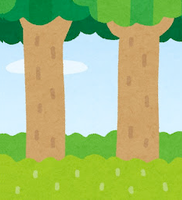
#> input picture 2022/Pillow/05/images/img_back.png, 182 x 200 px
$ python main.py
#> lines starting #> are read from the running program, lines starting #| are printed output that depends on the picture; after the words box and inside, x2 and y2 are one past the last pixel; in counts of white or black regions, pixels touching at a corner belong together
# coding: utf-8

"""
画像の生成
"""

import numpy as np
from PIL import Image

W = 256
H = 256
SIZE = (W, H)

# 例1
def sample01():

	# Black
	img_black = Image.new("L", SIZE)
#> img_black: PIL image 256x256 L; every value is 0
	img_black.save("img_black.png")

	# Gray
	img_gray = Image.new("L", SIZE, color=128)
#> img_gray: PIL image 256x256 L; every value is 128
	img_gray.save("img_gray.png")

	# RGB
	img_red = Image.new("RGB", SIZE, color=(255, 0, 0))
	img_red.save("img_red.png")

	img_green = Image.new("RGB", SIZE, color="#00FF00")
	img_green.save("img_green.png")

	img_blue = Image.new("RGB", SIZE, color="blue")
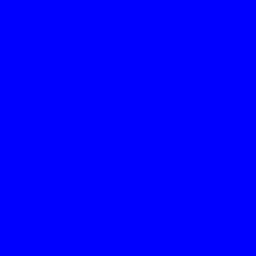
#> img_blue: PIL image 256x256 RGB; mean R, G, B 0, 0, 255
	img_blue.save("img_blue.png")

sample01()

# 例2
def sample02():

	# Bytes
	img_black = Image.frombytes("L", SIZE, bytes([0]*W*H))
	img_black.save("img_bytes_black.png")

	# Gradiation
	img_grad_h = Image.frombytes("L", SIZE, bytes(list(range(W))*H))
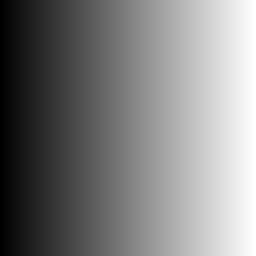
#> img_grad_h: PIL image 256x256 L; min 0, max 255, mean 127.5
	img_grad_h.save("img_bytes_grad_h.png")

	img_grad_v = Image.frombytes("L", SIZE, bytes(list(range(W))*H))
	img_grad_v = img_grad_v.rotate(90)
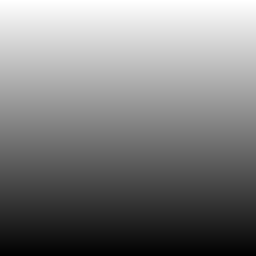
#> img_grad_v: PIL image 256x256 L; min 0, max 255, mean 127.5
	img_grad_v.save("img_bytes_grad_v.png")

	# RGB
	img_rgb_red = Image.frombytes("RGB", SIZE, bytes([255, 0, 0]*W*H))
	img_rgb_red.save("img_bytes_rgb_red.png")

	img_rgb_white = Image.frombytes("RGB", SIZE, bytes([255]*W*H*3))
#> img_rgb_white: PIL image 256x256 RGB; every value is 255
	img_rgb_white.save("img_bytes_rgb_white.png")

	arr_pink = bytearray([255]*W*H*3) # bytesは値を変更できない
	for i in range(1, len(arr_pink), 3):
		arr_pink[i] = 0 # Blueのみ0
	img_rgb_pink = Image.frombytes("RGB", SIZE, bytes(arr_pink))
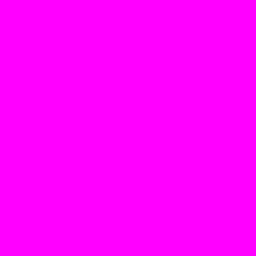
#> img_rgb_pink: PIL image 256x256 RGB; mean R, G, B 255, 0, 255
	img_rgb_pink.save("img_bytes_rgb_pink.png")

	arr_grad = bytearray([255]*W*H*3) # bytesは値を変更できない
	for i in range(1, len(arr_grad), 3):
		arr_grad[i] = (i // 3) % 256 # 0 ~ 255
	img_rgb_grad = Image.frombytes("RGB", SIZE, bytes(arr_grad))
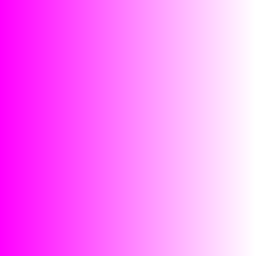
#> img_rgb_grad: PIL image 256x256 RGB; mean R, G, B 255, 127.5, 255
	img_rgb_grad.save("img_bytes_rgb_grad.png")

sample02()

# 例3
def sample03():

	# Image -> Bytes
	img_back = Image.open("./images/img_back.png")
#> img_back is the input picture: PIL image 182x200 RGB; mean R, G, B 164.6, 189.3, 120.9
	img_gray = img_back.convert("L") # RGB -> L
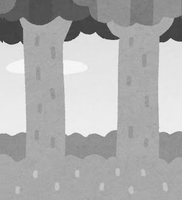
#> img_gray: PIL image 182x200 L; min 42, max 250, mean 174.1
	img_gray.save("img_mask_gray.png")

	arr_gray = img_gray.tobytes() # Image -> Bytes
	arr_mono = [255 if b > 164 else 0 for b in arr_gray] # Gray -> Mono
#> arr_mono = 36400 items
	img_mono = Image.frombytes(img_gray.mode, img_gray.size, bytes(arr_mono))
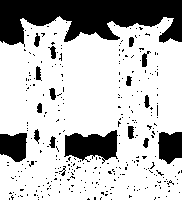
#> img_mono: PIL image 182x200 L; 73.9% white; 319 black regions (301 under 20 px), largest, box (x1, y1, x2, y2) and area: (0, 0, 182, 47) 5587, (64, 130, 118, 164) 1197, (0, 133, 27, 162) 632
	img_mono.save("img_mask_mono.png")

sample03()
